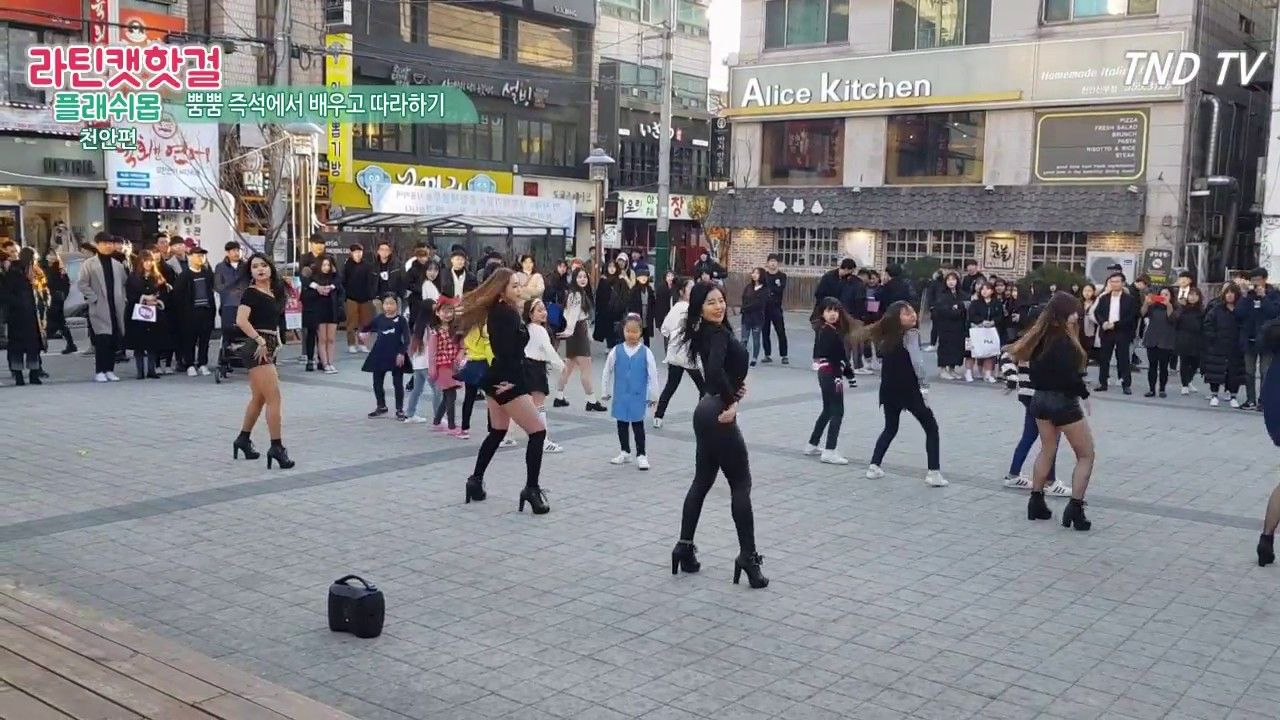
#> input picture OpenCV/test.jpg, 1280 x 720 px, given in place of the camera
$ python LastVersion.py
#> lines starting #> are read from the running program, lines starting #| are printed output that depends on the picture
from __future__ import print_function
import numpy as np
import cv2 as cv
import datetime
import paho.mqtt.client as paho
import os
import socket
import ssl
import random
import string
import json
from time import sleep
from random import randint

connflag = False

def on_connect(client, userdata, flags, rc):                # func for making connection
    global connflag
    print ("Connected to AWS")
    connflag = True
    print("Connection returned result: " + str(rc) )

def on_message(client, userdata, msg):                      # Func for Sending msg
    print(msg.topic+" "+str(msg.payload))

def get_Station_Name(length):
    letters = string.ascii_lowercase
    result_str = ''.join(random.choice(letters) for i in range(length))
    print("Random string of length", length, "is:", result_str)
    return result_str

def getMAC(interface='eth0'):
  # Return the MAC address of the specified interface
  try:
    str = open('/sys/class/net/%s/address' %interface).read()
  except:
    str = "00:00:00:00:00:00"
  return str[0:17]
def getEthName():
  # Get name of the Ethernet interface
  try:
    for root,dirs,files in os.walk('/sys/class/net'):
      for dir in dirs:
        if dir[:3]=='enx' or dir[:3]=='eth':
          interface=dir
  except:
    interface="None"
  return interface

def inside(r, q):
    rx, ry, rw, rh = r
    qx, qy, qw, qh = q
    return rx > qx and ry > qy and rx + rw < qx + qw and ry + rh < qy + qh


def draw_detections(img, rects, thickness = 1):
    readc = []
    readc2 = []
    for x, y, w, h in rects:
        # the HOG detector returns slightly larger rectangles than the real objects.
        # so we slightly shrink the rectangles to get a nicer output.
        pad_w, pad_h = int(0.15*w), int(0.05*h)
        cv.rectangle(img, (x+pad_w, y+pad_h), (x+w-pad_w, y+h-pad_h), (0, 255, 0), thickness)
        w2 = int(w/2)
        h2 = int(h/2)
        cv.circle(img,(x+w2,y+h2),5,(255,255,255),3)

        readc.append((str(x+w2),str(y+h2)))
    #print(readc[0][0])
    #print(len(readc))
    #print(readc)
    for i in range(len(readc)):
        for j in range(len(readc)):
            a = abs(int(readc[i][0]) - int(readc[j][0]))
            b = abs(int(readc[i][1]) - int(readc[j][1]))
            if i != j:
                if a < 200:
                    if b < 100:
                        readc2.append(( int(readc[i][0]),int(readc[i][1]) ))
                        readc2.append(( int(readc[j][0]),int(readc[j][1]) ))
                        readc2 = list(set(readc2))
                        cv.line(img,(int(readc[i][0]),int(readc[i][1])),(int(readc[j][0]),int(readc[j][1])),(0,50,55),5)
                        if len(readc2) >= 15:
                            print("줄을 서고있는 인원이 15명 이상입니다.")
                            return(readc2)
    return(readc2)

def nameSelect(Name):
    busid = [206000040,206000087,206000082,2060000299,206000613,206000725,101000001,101000005,101000148,102000070]
    busname = ['ori','mikoom','bundangkoo_office','seohyun','imecheon','jungja','Namdaemun','seoulstation','MyeongdongK','Soonchunhyang']
    order = [5,7,10,5,6,9,31,26,30,34]
    busnumber = [8100,81004102,8100,4102,4102,81004102,81004102,8100,81004102,8100]
    if Name in busname:
        num = busname.index(Name)

        #print(busname.index(Name))
        #print(busid[num])
        return(busid[num],busname[num],order[num],busnumber[num])
    else:
        print("bus name incollect")

def main(cap,Name):
#> called with Name = 'mikoom'
    import sys
    from glob import glob
    import itertools as it

    checkT = 0
    w = 640
    h = 480
    hog = cv.HOGDescriptor()
    hog.setSVMDetector( cv.HOGDescriptor_getDefaultPeopleDetector() )

    # bus station id, name select
    id,name,stationorder,busnumber = nameSelect(Name)


    while cap.isOpened():

        nowtime = datetime.datetime.now()
        ret,img = cap.read()
#> img is the input picture: shape (720, 1280, 3); mean B, G, R 131.8, 128.8, 128.8
        if not ret:
            print("영상이 끝났습니다. 종료 중 ...")
            break
        frame = img
        rows, cols = frame.shape[:2]
#> rows = 720; cols = 1280
        rotation_matrix = cv.getRotationMatrix2D((cols/2, rows/2), 90 , 1)
        image_rotation = cv.warpAffine(frame, rotation_matrix, (cols, rows))
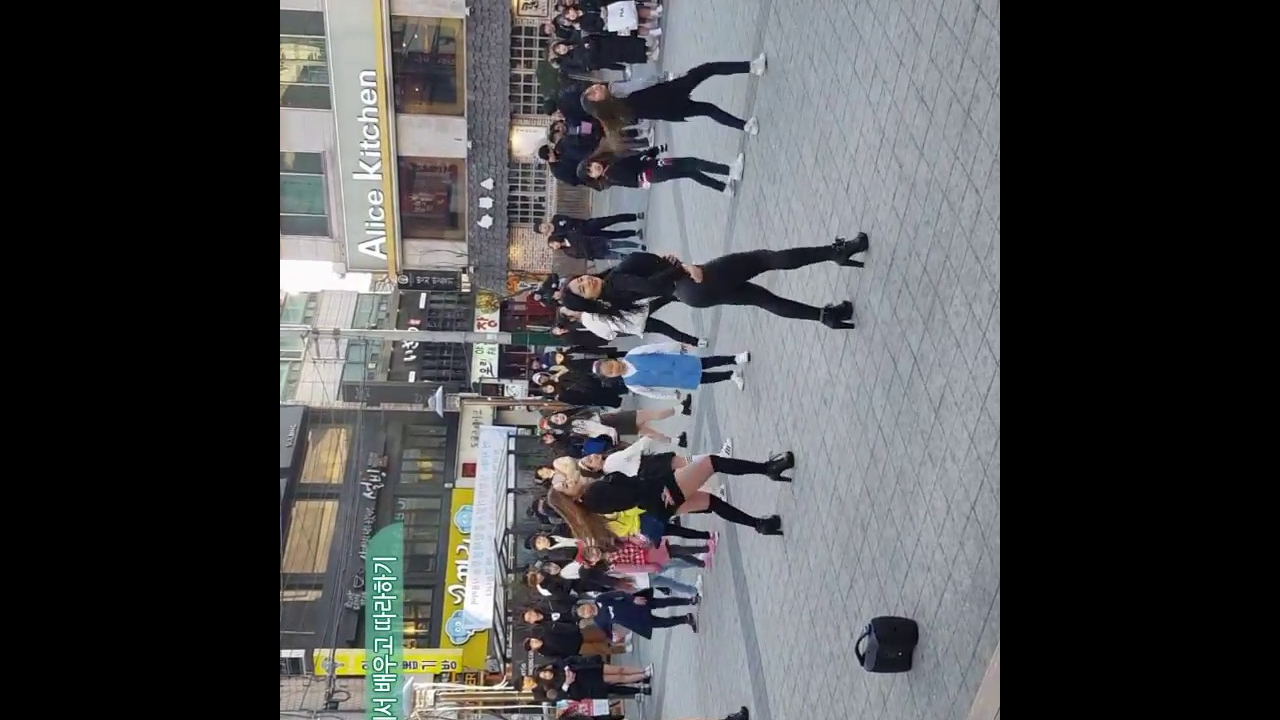
#> image_rotation: shape (720, 1280, 3); mean B, G, R 74.8, 73.1, 72.4
        img = np.array(image_rotation)

        # 현재시간에서 과거에 측정한 시간을 뺐을때, 3초 이상이면, 새로 측정을 진행
        nowT =  int(nowtime.strftime('%S'))
        #print("현재 초 : ",nowT)
        resultT = abs(nowT - checkT)

        if resultT > 1:
            checkT = nowT

            found, _w = hog.detectMultiScale(img, winStride=(8,8), padding=(32,32), scale=1.05)
#> found = ()
            found_filtered = []
            for ri, r in enumerate(found):
                for qi, q in enumerate(found):
                    if ri != qi and inside(r, q):
                        break
                else:
                    found_filtered.append(r)
#> this loop made 0 passes
#> after the loop, found_filtered = []
            line = draw_detections(img, found)
#> line = []
            draw_detections(img, found_filtered, 3)
            if line == None:
                line = []
            fps = cap.get(cv.CAP_PROP_FPS) # 또는 cap.get(5)
#> fps = 30
            # [9 lines of commented-out code are left out]
            mqttc = paho.Client()                                       # mqttc object
            mqttc.on_connect = on_connect                               # assign on_connect func
            mqttc.on_message = on_message                               # assign on_message func
            #mqttc.on_log = on_log

            #### Change following parameters ####
            awshost = "a2x0wkr22clewa-ats.iot.ap-northeast-2.amazonaws.com"      # Endpoint
            awsport = 8883                                              # Port no.
            clientId = "detect_test_Client"                                     # Thing_Name
            thingName = "detect_test_Client"                                    # Thing_Name
            caPath = "/home/pi/Downloads/AmazonRootCA1.pem"                                      # Root_CA_Certificate_Name
            certPath = "/home/pi/Downloads/aa34877af5-certificate.pem.crt"                            # <Thing_Name>.cert.pem
            keyPath = "/home/pi/Downloads/aa34877af5-private.pem.key"                          # <Thing_Name>.private.key

            mqttc.tls_set(caPath, certfile=certPath, keyfile=keyPath, cert_reqs=ssl.CERT_REQUIRED, tls_version=ssl.PROTOCOL_TLSv1_2, ciphers=None)  # pass parameters

            mqttc.connect(awshost, awsport, keepalive=60)               # connect to aws server

            mqttc.loop_start()                                          # Start the loop

            if connflag == True:
                ethName = getEthName()
                ethMAC = getMAC(ethName)
                macIdStr = ethMAC
                Detect_Number = randint(1,25)
                Station_Name= get_Station_Name(8)
                paylodmsg0="{"
                paylodmsg1 = "\"StationId\": "
                paylodmsg2 = "\", \"Detect_Number(People)\":"
                paylodmsg3 = ", \"station_Name\": \""
                paylodmsg4 = ", \"Experiment_Time\":\""
                paylodmsg5 =", \"Staorder\": "
                paylodmsg6 ="\", \"BusNumber\": "
                paylodmsg7 ="}"
                paylodmsg = "{} {} {} {} {} {} {} {} {} {} {} {} {} {}".format(paylodmsg0, paylodmsg1,id, paylodmsg3, name, paylodmsg2, Detect_Number,paylodmsg5 , stationorder, paylodmsg4,nowtime, paylodmsg6, busnumber ,paylodmsg7)
                paylodmsg = json.dumps(paylodmsg)
                paylodmsg_json = json.loads(paylodmsg)
                mqttc.publish("Detect_People", paylodmsg_json , qos=1)        # topic: temperature # Publishing Temperature values
                print("msg sent: Detect_People" ) # Print sent temperature msg on console
                print(paylodmsg_json)
            else:
                print("waiting for connection...")


        img = cv.resize(img,(w,h))
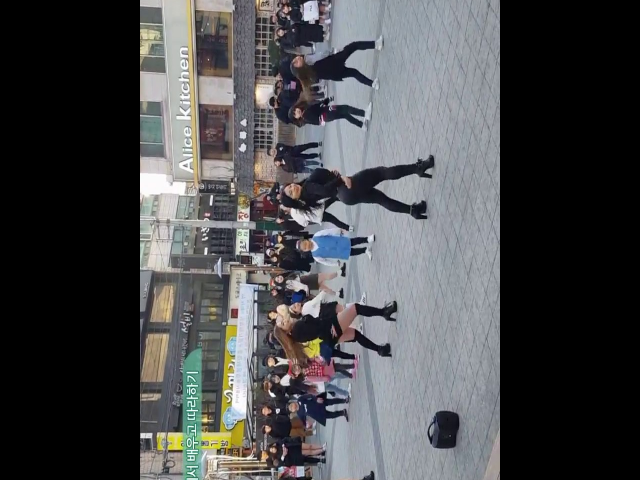
#> img: shape (480, 640, 3); mean B, G, R 74.8, 73.1, 72.4
        cv.imshow('frame', img)

        ch = cv.waitKey(30)& 0xff
#> (key Esc is pressed here)
        if ch == 27:
            print('Done')
            break

if __name__ == '__main__':
    cap = cv.VideoCapture(0)
    Name = 'mikoom'
    sleep(5)
    main(cap,Name)
    print("BYE BYE")
    cv.destroyAllWindows()
